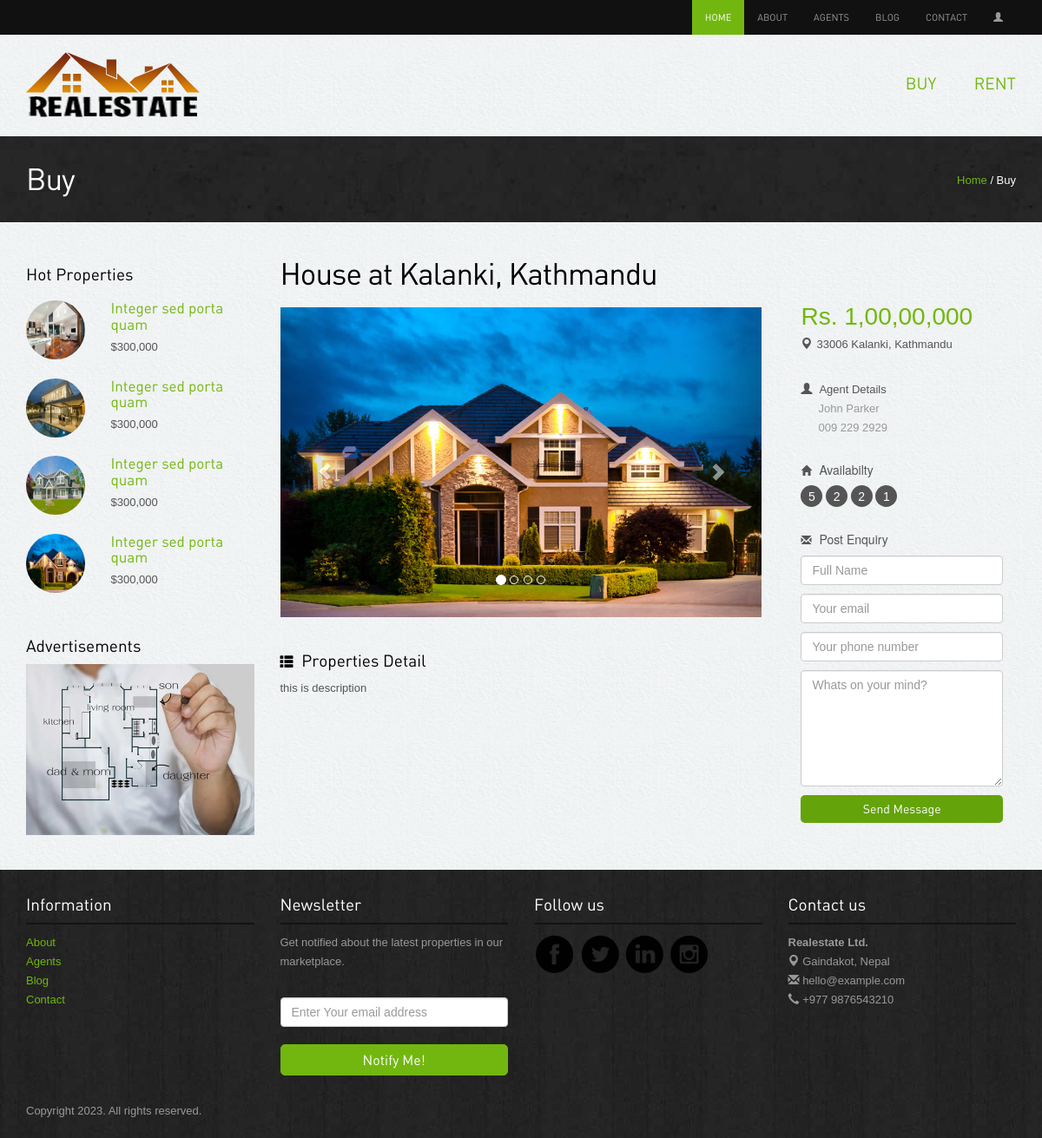
Before: /property-details/buy/3/ with the older database file.
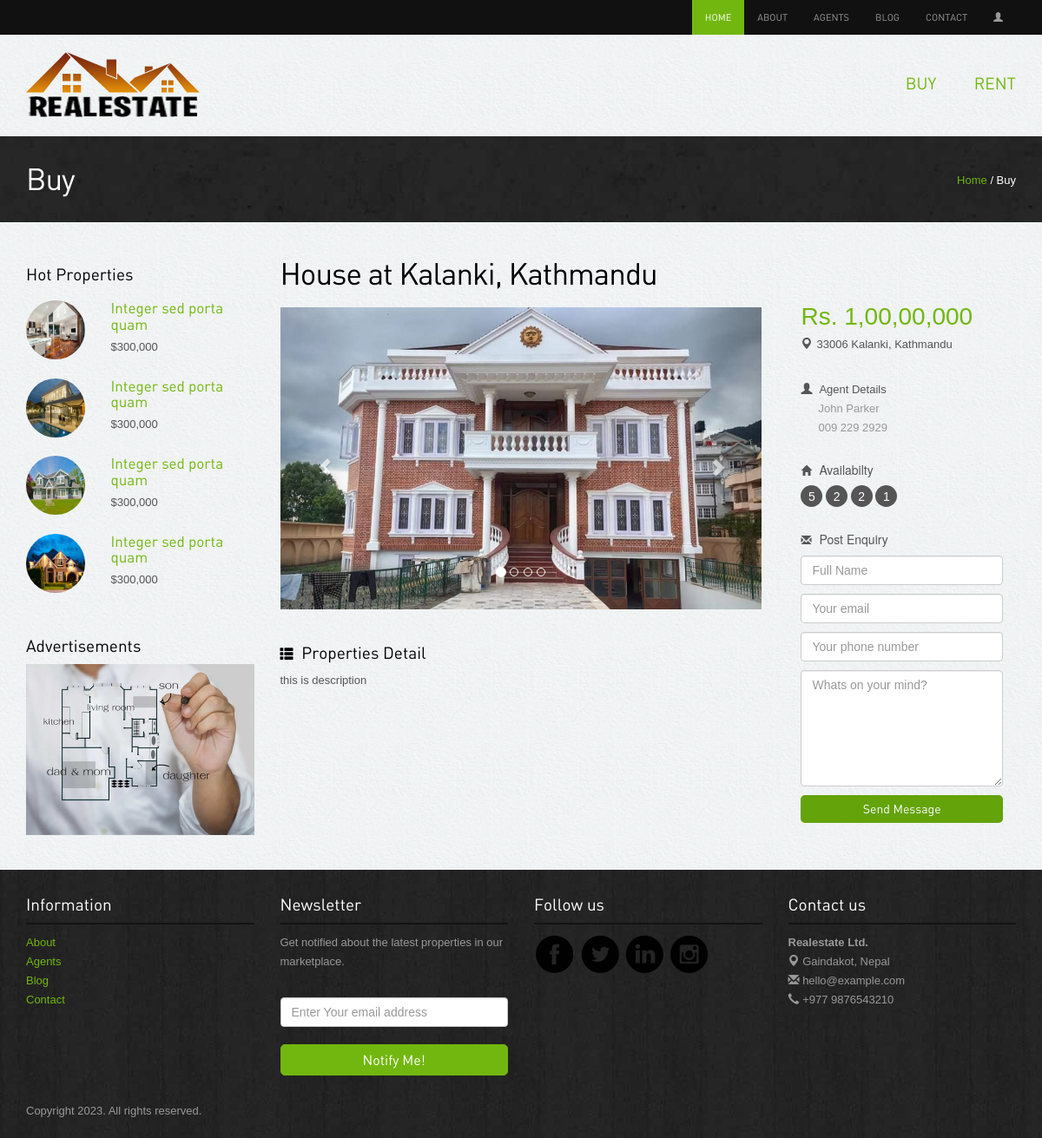
After: the same page with the newer database file.
### app/models.py (models this page shows)
class Property(models.Model):
    STATUS_CHOICES = [
        ("Select", "Select"),
        ("Available", "Available"),
        ("Rented", "Rented"),
        ("Sold", "Sold"),
    ]
    TYPE_CHOICES = [
        ("House", "House"),
        ("Land", "Land"),
        ("Apartment", "Apartment"),
        ("Commercial", "Commercial"),
    ]
    FOR_CHOICES = [
        ("Buyer", "Buyer"),
        ("Renter", "Renter"),
    ]
    property_type = models.CharField(
        max_length=100, choices=TYPE_CHOICES, default="select"
    )
    property_for = models.CharField(
        max_length=20, choices=FOR_CHOICES, default="select"
    )
    image = models.ImageField(blank=True, upload_to=image_validations)
    price = models.CharField(max_length=20, blank=True)
    city = models.CharField(max_length=50)
    district = models.CharField(max_length=200)
    zip_code = models.CharField(max_length=20)
    description = models.TextField()
    status = models.CharField(max_length=20, choices=STATUS_CHOICES, default="Select")
    def __str__(self):
        return f"{self.property_type} at {self.city}, {self.district}"

### app/views.py (the view, shortened to what this page needs)
class propertyDetailsPage(DetailView):
    template_name = "property-details.html"
    def get(self, request, model, pk):
        if model == "buy":
            property = get_object_or_404(Property, pk=pk)
        elif model == "rent":
            property = get_object_or_404(Property, pk=pk)
        return render(request, self.template_name, {"property": property})

### templates/property-details.html (shortened to what the changed rows need)
{% extends 'home.html' %}
{% load static %}
{% block content %}
<div class="inside-banner">
  <div class="container">
    {% if property.property_for == 'Buyer' %}
    <h2>Buy</h2>
    {% else %}
    <span class="pull-right"><a href="{% url 'home' %}">Home</a> / Rent</span>
    <h2>Rent</h2>
    {% endif %}
  </div>
</div>
<div class="container">
  <div class="properties-listing spacer">
    <div class="row">
      <div class="col-lg-9 col-sm-8 ">
        {% if property %}
        <h2>{{property}}</h2>
        <div class="row">
          <div class="col-lg-8">
            <div class="property-images">
              <div id="myCarousel" class="carousel slide" data-ride="carousel">
                <ol class="carousel-indicators hidden-xs">
                  <li data-target="#myCarousel" data-slide-to="0" class="active"></li>
                  <li data-target="#myCarousel" data-slide-to="1" class=""></li>
                  <li data-target="#myCarousel" data-slide-to="2" class=""></li>
                  <li data-target="#myCarousel" data-slide-to="3" class=""></li>
                </ol>
                <div class="carousel-inner">
                  <div class="item active">
                    <img src="{{property.image.url}}" class=" properties" alt="properties" />
                  </div>
                </div>
                <a class="left carousel-control" href="#myCarousel" data-slide="prev"><span
                    class="glyphicon glyphicon-chevron-left"></span></a>
                <a class="right carousel-control" href="#myCarousel" data-slide="next"><span
                    class="glyphicon glyphicon-chevron-right"></span></a>
              </div>
            </div>
            <div class="spacer">
              <h4><span class="glyphicon glyphicon-th-list"></span> Properties Detail</h4>
              <p>{{property.description}}</p>
            </div>
          </div>
          <div class="col-lg-4">
            <div class="col-lg-12  col-sm-6">
              <div class="property-info">
                <p class="price">{{property.price}}</p>
                <p class="area"><span class="glyphicon glyphicon-map-marker"></span>{{property.zip_code}}
                  {{property.city}},
                  {{property.district}}
                </p>
                {% endif %}
                <div class="profile">
                  <span class="glyphicon glyphicon-user"></span> Agent Details
                  <p>John Parker<br>009 229 2929</p>
                </div>
              </div>
            </div>
          </div>
        </div>
      </div>
    </div>
  </div>
</div>
{% endblock %}

Changed rows visible on the page:
changed Property "House at Kalanki, Kathmandu": image: a different picture
